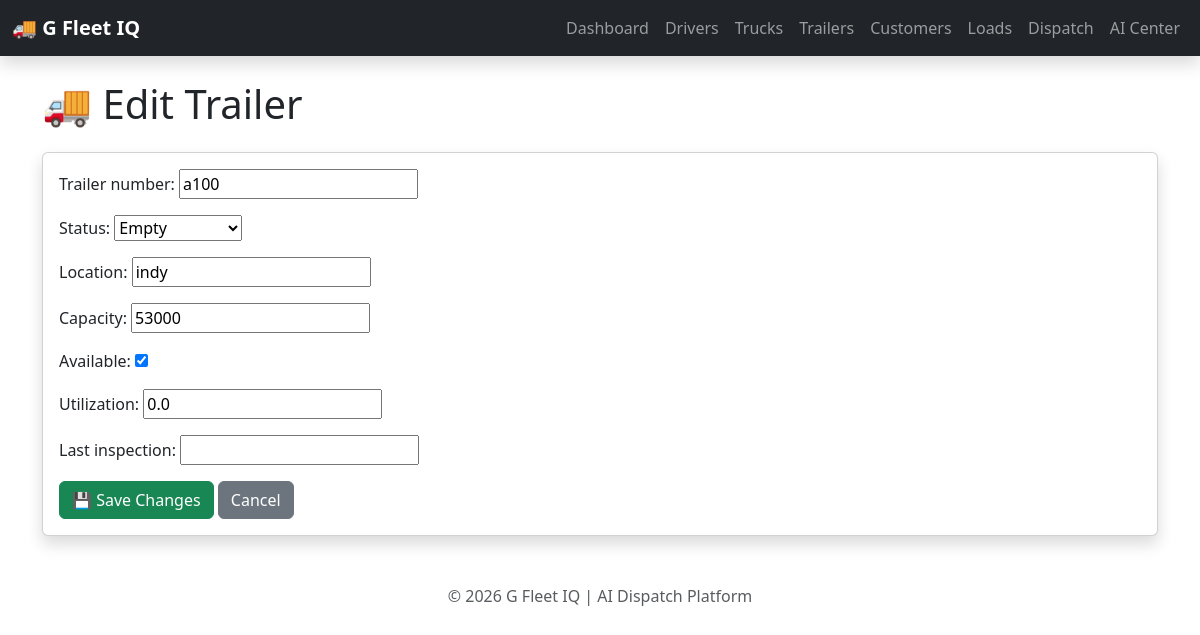
The page /trailers/1/edit/ on the database its author committed.
### fleet/models.py (models this page shows, shortened)
class Trailer(models.Model):
    STATUS_CHOICES = [
        ("Empty", "Empty"),
        ("Loaded", "Loaded"),
        ("Maintenance", "Maintenance"),
        ("Out of Service", "Out of Service"),
    ]
    trailer_number = models.CharField(max_length=50, unique=True)
    status = models.CharField(
        max_length=20,
        choices=STATUS_CHOICES,
        default="Empty"
    )
    location = models.CharField(max_length=200)
    capacity = models.IntegerField(default=53000)
    available = models.BooleanField(default=True)
    utilization = models.FloatField(default=0)
    last_inspection = models.DateField(
        null=True,
        blank=True
    )

### dashboard/views.py (the view)
# urls.py: path("trailers/<int:trailer_id>/edit/", views.edit_trailer, name="edit_trailer"),
def edit_trailer(request, trailer_id):
    trailer = get_object_or_404(
        Trailer,
        id=trailer_id,
    )
    if request.method == "POST":
        form = TrailerForm(
            request.POST,
            instance=trailer,
        )
        if form.is_valid():
            form.save()
            return redirect("trailers")
    else:
        form = TrailerForm(
            instance=trailer,
        )
    return render(
        request,
        "dashboard/edit_trailer.html",
        {
            "trailer": trailer,
            "form": form,
        },
    )

### dashboard/forms.py
class TrailerForm(forms.ModelForm):
    class Meta:
        model = Trailer
        fields = "__all__"

### dashboard/templates/dashboard/edit_trailer.html (shortened to what this page needs)
{% extends "dashboard/base.html" %}
{% block content %}
<h1 class="mb-4">🚚 Edit Trailer</h1>
<div class="card shadow">
    <div class="card-body">
        <form method="POST">
            {{ form.as_p }}
            <button type="submit" class="btn btn-success">
                💾 Save Changes
            </button>
            <a href="{% url 'trailers' %}" class="btn btn-secondary">
                Cancel
            </a>
        </form>
    </div>
</div>
{% endblock %}

### rows shown on the page
Trailer: trailer_number "a100", status "Empty", location "indy", capacity "53000", available "☑", utilization "0.0"
